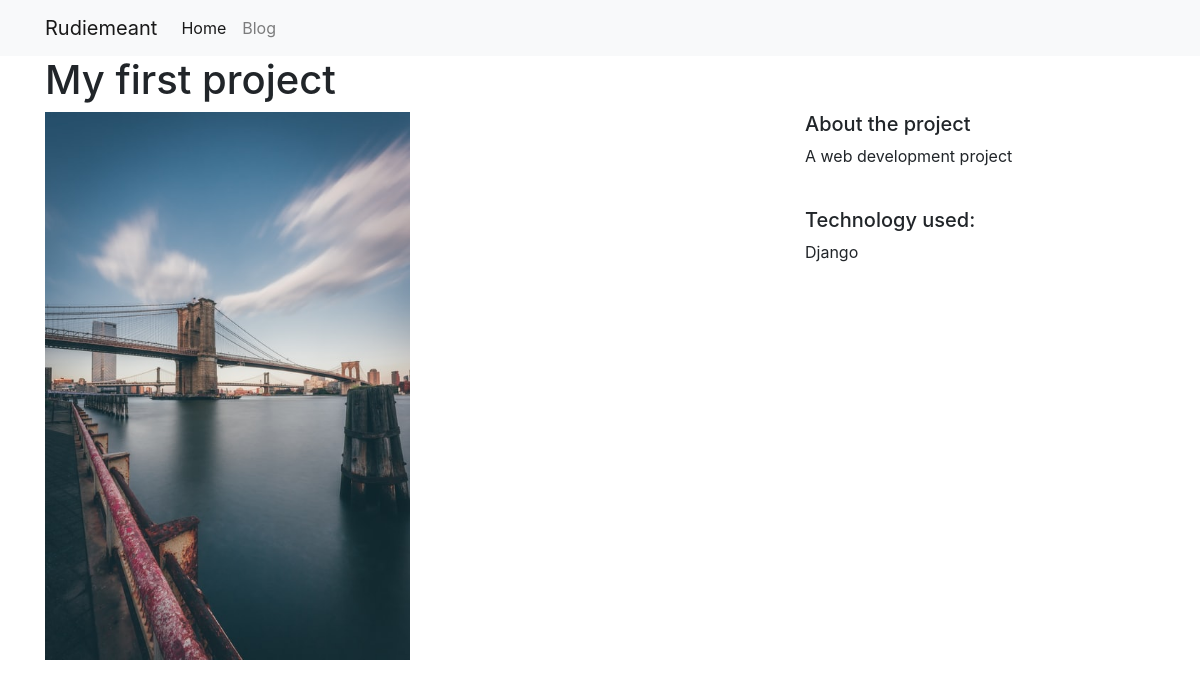
/projects/1/, run on the app's committed database.
### projects/models.py (models this page shows)
class Project(models.Model):
	title = models.CharField(max_length=120)
	description = models.TextField(blank=True)
	technology = models.CharField(max_length=20)
	image = models.FilePathField(path='/img')

### projects/views.py (the view)
# urls.py: path("<int:pk>/",views.project_detail,name='project_detail'),
def project_detail(request,pk):
	project = Project.objects.get(pk=pk)
	context = {
		'project' : project
	}
	return render(request,'project_detail.html',context)

### projects/templates/project_detail.html (shortened to what this page needs)
{% extends "base.html" %}
{% load static %}
{% block content %}
<h1> {{ project.title }} </h1>
<div class="row">
	<div class="col-md-8">
		<img src="{% static project.image %}" alt="" width="50%">
	</div>
	<div class="col-md-4">
		<h5>About the project</h5>
		<p>{{ project.description }}</p>
		<br>
		<h5>Technology used:</h5>
		<p> {{ project.technology }} </p>
	</div>
</div>
{% endblock %}

### data on the page
Project: title "My first project", image (picture), description "A web development project", technology "Django"
